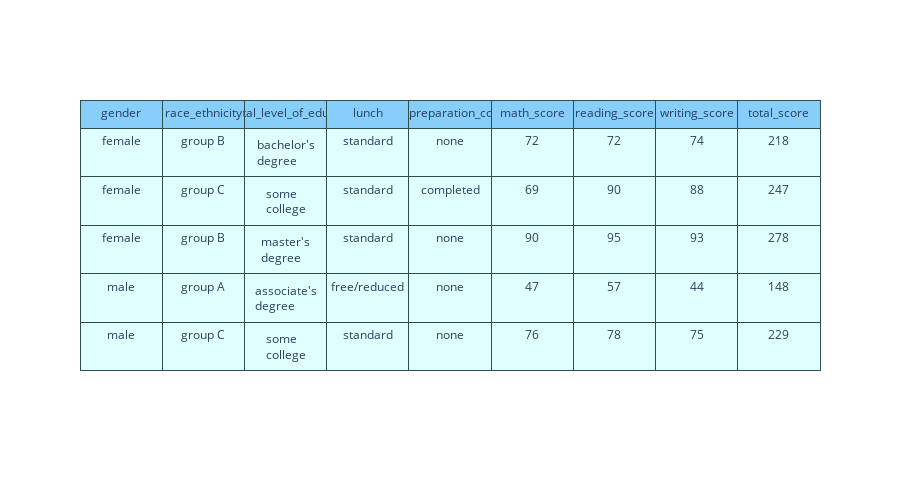

The notebook cell saved with this chart:
### Code cell
# type 2 : change color

fig = go.Figure()

fig.add_trace(
    go.Table(header=dict(values=df.columns,line_color='darkslategray', fill_color='lightskyblue'),
            cells=dict(values=df.head().T,line_color='darkslategray', fill_color='lightcyan'))
)
#lavender
#paleturquoise
fig.update_layout(width=900, height=500)
fig.show()

### Figure 1 — Plotly figure (JSON) as saved in the notebook; plotly's stock layout.template omitted (floating-point values rounded to 4 significant figures)
{"data": [{"cells": {"fill": {"color": "lightcyan"}, "line": {"color": "darkslategray"}, "values": [["female", "female", "female", "male", "male"], ["group B", "group C", "group B", "group A", "group C"], ["bachelor's degree", "some college", "master's degree", "associate's degree", "some college"], ["standard", "standard", "standard", "free/reduced", "standard"], ["none", "completed", "none", "none", "none"], [72, 69, 90, 47, 76], [72, 90, 95, 57, 78], [74, 88, 93, 44, 75], [218, 247, 278, 148, 229]]}, "header": {"fill": {"color": "lightskyblue"}, "line": {"color": "darkslategray"}, "values": ["gender", "race_ethnicity", "parental_level_of_education", "lunch", "test_preparation_course", "math_score", "reading_score", "writing_score", "total_score"]}, "type": "table"}], "layout": {"height": 500, "width": 900}}
